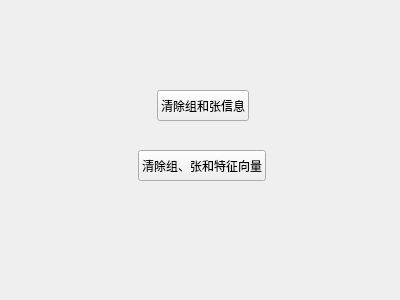
<?xml version="1.0" encoding="UTF-8"?>
<ui version="4.0">
 <class>Form</class>
 <widget class="QWidget" name="Form">
  <property name="geometry">
   <rect>
    <x>0</x>
    <y>0</y>
    <width>400</width>
    <height>300</height>
   </rect>
  </property>
  <property name="windowTitle">
   <string>清除数据</string>
  </property>
  <widget class="QPushButton" name="pushButton">
   <property name="geometry">
    <rect>
     <x>157</x>
     <y>90</y>
     <width>92</width>
     <height>31</height>
    </rect>
   </property>
   <property name="text">
    <string>清除组和张信息</string>
   </property>
  </widget>
  <widget class="QPushButton" name="pushButton_2">
   <property name="geometry">
    <rect>
     <x>138</x>
     <y>150</y>
     <width>128</width>
     <height>31</height>
    </rect>
   </property>
   <property name="text">
    <string>清除组、张和特征向量</string>
   </property>
  </widget>
 </widget>
 <resources/>
 <connections/>
</ui>
